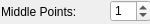
<?xml version="1.0" encoding="UTF-8"?>
<ui version="4.0">
 <class>QG_SnapMiddleOptions</class>
 <widget class="QWidget" name="QG_SnapMiddleOptions">
  <property name="geometry">
   <rect>
    <x>0</x>
    <y>0</y>
    <width>150</width>
    <height>24</height>
   </rect>
  </property>
  <property name="sizePolicy">
   <sizepolicy hsizetype="Maximum" vsizetype="Fixed">
    <horstretch>0</horstretch>
    <verstretch>0</verstretch>
   </sizepolicy>
  </property>
  <property name="minimumSize">
   <size>
    <width>130</width>
    <height>22</height>
   </size>
  </property>
  <property name="maximumSize">
   <size>
    <width>150</width>
    <height>32767</height>
   </size>
  </property>
  <property name="windowTitle">
   <string>Snap Distance Options</string>
  </property>
  <widget class="QLabel" name="lDist">
   <property name="geometry">
    <rect>
     <x>1</x>
     <y>1</y>
     <width>101</width>
     <height>22</height>
    </rect>
   </property>
   <property name="text">
    <string>Middle Points:</string>
   </property>
   <property name="wordWrap">
    <bool>false</bool>
   </property>
  </widget>
  <widget class="QSpinBox" name="spMiddlePoints">
   <property name="geometry">
    <rect>
     <x>110</x>
     <y>0</y>
     <width>41</width>
     <height>22</height>
    </rect>
   </property>
   <property name="value">
    <number>1</number>
   </property>
  </widget>
  <widget class="Line" name="sep1">
   <property name="geometry">
    <rect>
     <x>146</x>
     <y>1</y>
     <width>16</width>
     <height>22</height>
    </rect>
   </property>
   <property name="sizePolicy">
    <sizepolicy hsizetype="Fixed" vsizetype="Minimum">
     <horstretch>0</horstretch>
     <verstretch>0</verstretch>
    </sizepolicy>
   </property>
   <property name="frameShape">
    <enum>QFrame::VLine</enum>
   </property>
   <property name="frameShadow">
    <enum>QFrame::Sunken</enum>
   </property>
  </widget>
 </widget>
 <layoutdefault spacing="6" margin="11"/>
 <includes>
  <include location="local">rs_circle.h</include>
  <include location="local">rs_settings.h</include>
 </includes>
 <resources/>
 <connections>
  <connection>
   <sender>spMiddlePoints</sender>
   <signal>valueChanged(int)</signal>
   <receiver>QG_SnapMiddleOptions</receiver>
   <slot>updateMiddlePoints(int)</slot>
   <hints>
    <hint type="sourcelabel">
     <x>20</x>
     <y>20</y>
    </hint>
    <hint type="destinationlabel">
     <x>20</x>
     <y>20</y>
    </hint>
   </hints>
  </connection>
 </connections>
</ui>
